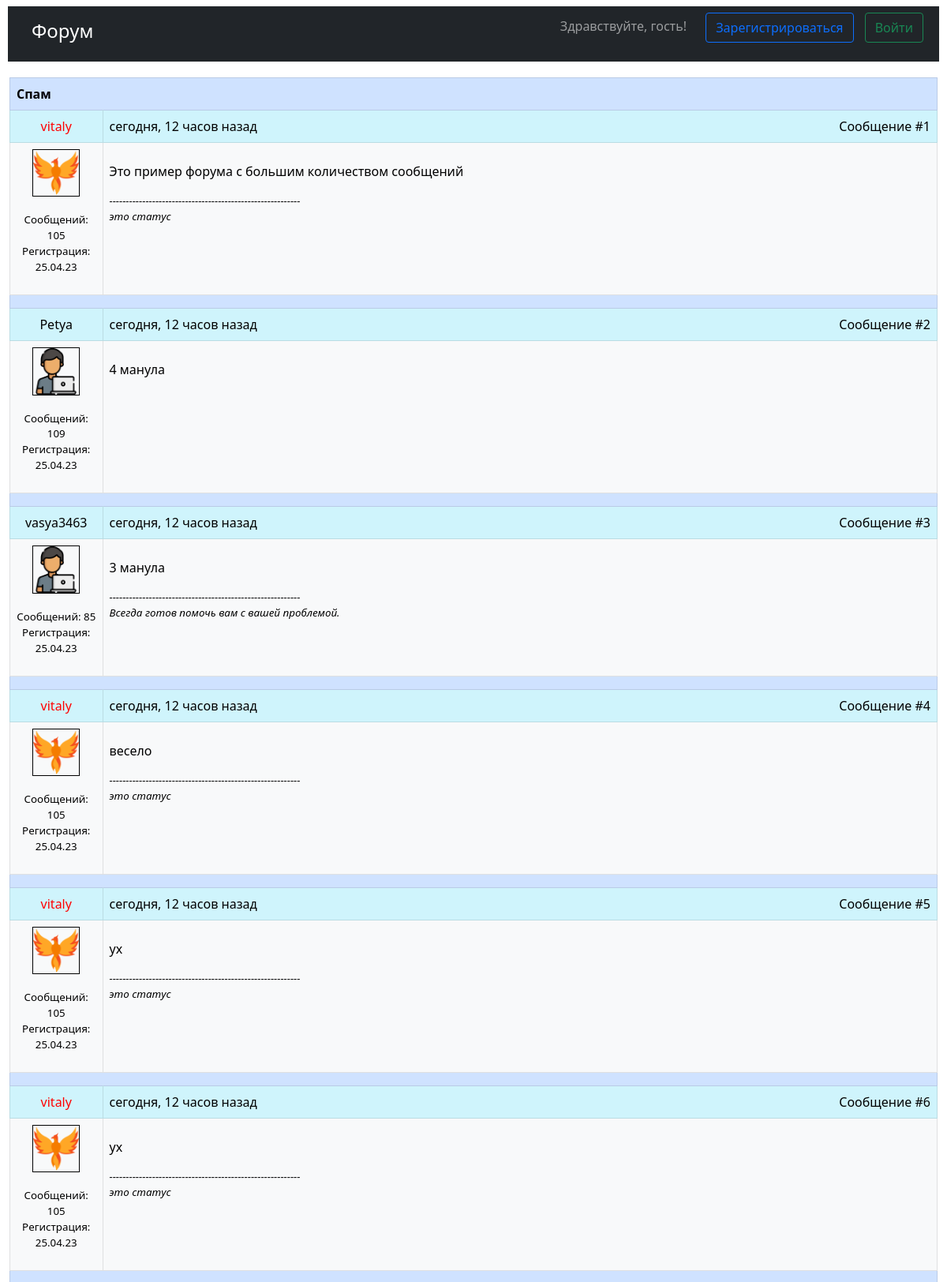
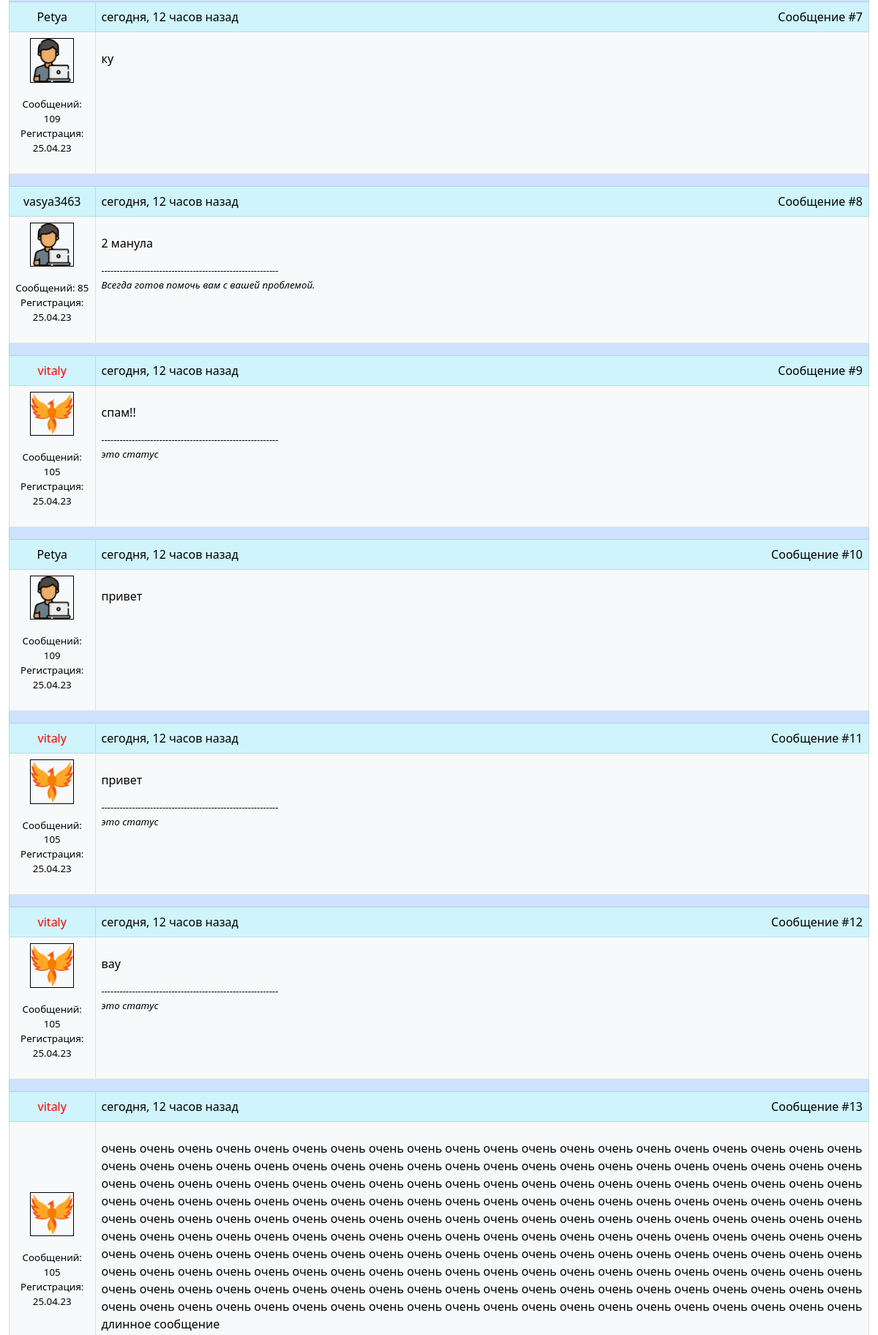
/forum/8 (upper part), run on the app's committed database (2 pictures, top to bottom).
### database.py (models this page shows, shortened)
class Forum(BASE, SerializerMixin):
    __tablename__ = "forums"
    id = sqlalchemy.Column(sqlalchemy.Integer, primary_key=True, autoincrement=True)
    category_id = sqlalchemy.Column(sqlalchemy.Integer, sqlalchemy.ForeignKey("categories.id"))
    author_id = sqlalchemy.Column(sqlalchemy.Integer, sqlalchemy.ForeignKey("users.id"))
    title = sqlalchemy.Column(sqlalchemy.String)
    icon = sqlalchemy.Column(sqlalchemy.String, nullable=True)
    created_at = sqlalchemy.Column(sqlalchemy.DateTime(timezone=True), default=datetime.datetime.now)
    closed_at = sqlalchemy.Column(sqlalchemy.DateTime(timezone=True), nullable=True)
    likes = sqlalchemy.Column(sqlalchemy.String, default="set()")
    dislikes = sqlalchemy.Column(sqlalchemy.String, default="set()")
    category = relationship("Category", foreign_keys=[category_id], lazy='subquery')
    author = relationship("User", foreign_keys=[author_id], lazy='subquery')
    @cached_property
    def messages(self):
        with Session() as session:
            return session.query(Message).filter(Message.forum_id == self.id).all()

class Message(BASE, SerializerMixin):
    __tablename__ = "messages"
    id = sqlalchemy.Column(sqlalchemy.Integer, primary_key=True, autoincrement=True)
    author_id = sqlalchemy.Column(sqlalchemy.Integer, sqlalchemy.ForeignKey("users.id"))
    forum_id = sqlalchemy.Column(sqlalchemy.Integer, sqlalchemy.ForeignKey("forums.id"))
    text = sqlalchemy.Column(sqlalchemy.String)
    sent_at = sqlalchemy.Column(sqlalchemy.DateTime(timezone=True), default=datetime.datetime.now)
    edited_at = sqlalchemy.Column(sqlalchemy.DateTime(timezone=True), onupdate=datetime.datetime.now)
    author = relationship("User", foreign_keys=[author_id], lazy='subquery')
    forum = relationship("Forum", foreign_keys=[forum_id], lazy='subquery')
    @cached_property
    def markdown_text(self):
        return markdown.markdown(self.text, extensions=["nl2br", "fenced_code", "codehilite"])
    def decl(self, number, titles):
        if 4 < number % 100 < 20:
            return f"{number} {titles[2]} назад"
        if number % 10 == 1:
            return f"{number} {titles[0]} назад"
        if number % 10 < 5:
            return f"{number} {titles[1]} назад"
        return f"{number} {titles[2]} назад"
    def relative_format_time(self):
        diff = datetime.datetime.now() - self.sent_at
        if diff.days == 0:
            hours, minutes = divmod(diff.seconds, 3600)
            minutes, seconds = divmod(minutes, 60)
            if hours:
                return "сегодня, " + self.decl(hours, ["час", "часа", "часов"])
            if minutes:
                return self.decl(minutes, ["минута", "минуты", "минут"])
            return self.decl(seconds, ["секунда", "секунды", "секунд"])
        elif diff.days < 7:
            if diff.days == 1:
                return "вчера"
            return self.decl(diff.days, ["день", "дня", "дней"])
        elif diff.days < 30:
            return self.decl(diff.days // 7, ["неделя", "недели", "недель"])
        elif diff.days < 365:
            return self.decl(diff.days // 30, ["месяц", "месяца", "месяцев"])
        return self.decl(diff.days // 365, ["год", "года", "лет"])

class User(BASE, UserMixin, SerializerMixin):
    __tablename__ = "users"
    id = sqlalchemy.Column(sqlalchemy.Integer, primary_key=True, autoincrement=True)
    administrator = sqlalchemy.Column(sqlalchemy.Boolean, default=False)
    nickname = sqlalchemy.Column(sqlalchemy.String, unique=True)
    email = sqlalchemy.Column(sqlalchemy.String, unique=True)
    born_at = sqlalchemy.Column(sqlalchemy.Date)
    hashed_password = sqlalchemy.Column(sqlalchemy.String)
    city = sqlalchemy.Column(sqlalchemy.String, nullable=True)
    registered_at = sqlalchemy.Column(sqlalchemy.DateTime(timezone=True), default=datetime.datetime.now)
    status = sqlalchemy.Column(sqlalchemy.String, nullable=True)
    icon = sqlalchemy.Column(sqlalchemy.String, default="unknown.png")
    @cached_property
    def messages_count(self):
        with Session() as session:
            return session.query(Message).filter(Message.author_id == self.id).count()
    def __str__(self):
        return f'<a href="/account/{self.id}" class="{user_colors[self.administrator]}">{self.nickname}</a>'

### main.py (the view, shortened to what this page needs)
@app.route("/forum/<forum_id>", methods=["GET", "POST"])
def forum_page(forum_id):
    with Session() as session:
        forum = session.query(Forum).filter(Forum.id == forum_id).first()
    form = MessageForm()
    page = int(request.args.get("page", 1))
    return render_template("forum.html", forum=forum, messages=[forum.messages[0], *forum.messages[(page - 1) * 20 + 1:page * 20 + 1]],
                           total_pages=len(forum.messages) // 20 + bool(len(forum.messages) % 20), form=form)

### templates/forum.html (shortened to what this page needs)
{% extends "base.html" %}
{% block content %}
{% set page = request.args.get("page", 1) | int %}
<table class="table table-bordered">
    <thead>
    <tr class="table-primary">
        <th scope="col" colspan="2">{{forum.title}}</th>
    </tr>
    </thead>
    <tbody>
    {% for message in messages %}
    <tr class="table-info">
        <td class="text-center" scope="col" style="width:10%;">{{message.author | safe}}</td>
        <td scope="col" style="width:90%"><span style="float: left">{{message.relative_format_time()}}</span><span style="float: right">Сообщение #{{ 1 if loop.first else (page - 1) * 20 + loop.index }}</span></td>
    </tr>
    <tr class="table-light">
        <td class="text-center align-middle" scope="col" style="width:10%">
            <img src="{{url_for('static', filename='img/' + message.author.icon)}}" style="width: 60%;height: auto" border="1">
            <p style="font-size: smaller"><br>Сообщений: {{message.author.messages_count}}<br>Регистрация: {{message.author.registered_at.strftime("%d.%m.%y")}}
            </p>
        </td>
        <td scope="col" style="width:90%">
            <p>{{message.markdown_text | safe}}</p>
            {% if message.author.status %}
            <p style="vertical-align: bottom;font-size: smaller;font-style: italic">
                ----------------------------------------------------------<br>
                {{message.author.status}}
            </p>
            {% endif %}
        </td>
    </tr>
    <tr class="table-primary">
        <td scope="col" colspan="2"></td>
    </tr>
    {% endfor %}
    </tbody>
</table>
{% endblock %}

### static/css/style.css (style rules this page uses)
.admin-link { color: red; background-color: transparent; text-decoration: none; }
.user-link { color: black; background-color: transparent; text-decoration: none; }

### data on the page
Forum: title "Спам"
Message: author "vitaly", relative_format_time "сегодня, 12 часов назад", 1ifloop.firstelse(page-1)*20+loop.index "1", icon (picture), author.messages_count "105", author.registered_at "25.04.23", markdown_text "Это пример форума с большим количеством сообщений", author.status "это статус"
Message: author "Petya", relative_format_time "сегодня, 12 часов назад", first "2", icon (picture), author.messages_count "109", author.registered_at "25.04.23", markdown_text "4 манула"
Message: author "vasya3463", relative_format_time "сегодня, 12 часов назад", first "3", icon (picture), author.messages_count "85", author.registered_at "25.04.23", markdown_text "3 манула", author.status "Всегда готов помочь вам с вашей проблемой."
Message: author "vitaly", relative_format_time "сегодня, 12 часов назад", first "4", icon (picture), author.messages_count "105", author.registered_at "25.04.23", markdown_text "весело", author.status "это статус"
Message: author "vitaly", relative_format_time "сегодня, 12 часов назад", first "5", icon (picture), author.messages_count "105", author.registered_at "25.04.23", markdown_text "ух", author.status "это статус"
Message: author "vitaly", relative_format_time "сегодня, 12 часов назад", first "6", icon (picture), author.messages_count "105", author.registered_at "25.04.23", markdown_text "ух", author.status "это статус"
Message: author "Petya", relative_format_time "сегодня, 12 часов назад", first "7", icon (picture), author.messages_count "109", author.registered_at "25.04.23", markdown_text "ку"
Message: author "vasya3463", relative_format_time "сегодня, 12 часов назад", 1ifloop.firstelse(page-1)*20+loop.index "8", icon (picture), author.messages_count "85", author.registered_at "25.04.23", markdown_text "2 манула", author.status "Всегда готов помочь вам с вашей проблемой."
Message: author "vitaly", relative_format_time "сегодня, 12 часов назад", first "9", icon (picture), author.messages_count "105", author.registered_at "25.04.23", markdown_text "спам!!", author.status "это статус"
Message: author "Petya", relative_format_time "сегодня, 12 часов назад", first "10", icon (picture), author.messages_count "109", author.registered_at "25.04.23", markdown_text "привет"
Message: author "vitaly", relative_format_time "сегодня, 12 часов назад", first "11", icon (picture), author.messages_count "105", author.registered_at "25.04.23", markdown_text "привет", author.status "это статус"
Message: author "vitaly", relative_format_time "сегодня, 12 часов назад", first "12", icon (picture), author.messages_count "105", author.registered_at "25.04.23", markdown_text "вау", author.status "это статус"
Message: author "vitaly", relative_format_time "сегодня, 12 часов назад", first "13", icon (picture), author.messages_count "105", author.registered_at "25.04.23", markdown_text "очень очень очень очень очень очень очень очень очень очень очень очень очень очень очень очень очень очень очень очень очень очень очень очень очень очень очень очень очень очень очень очень очень очень очень очень очень очень очень очень очень очень очень очень очень очень очень очень очень очень очень очень очень очень очень очень очень очень очень очень очень очень очень очень очень очень очень очень очень очень очень очень очень очень очень очень очень очень очень очень очень очень очень очень очень очень очень очень очень очень очень очень очень очень очень очень очень очень очень очень очень очень очень очень очень очень очень очень очень очень очень очень очень очень очень очень…"
